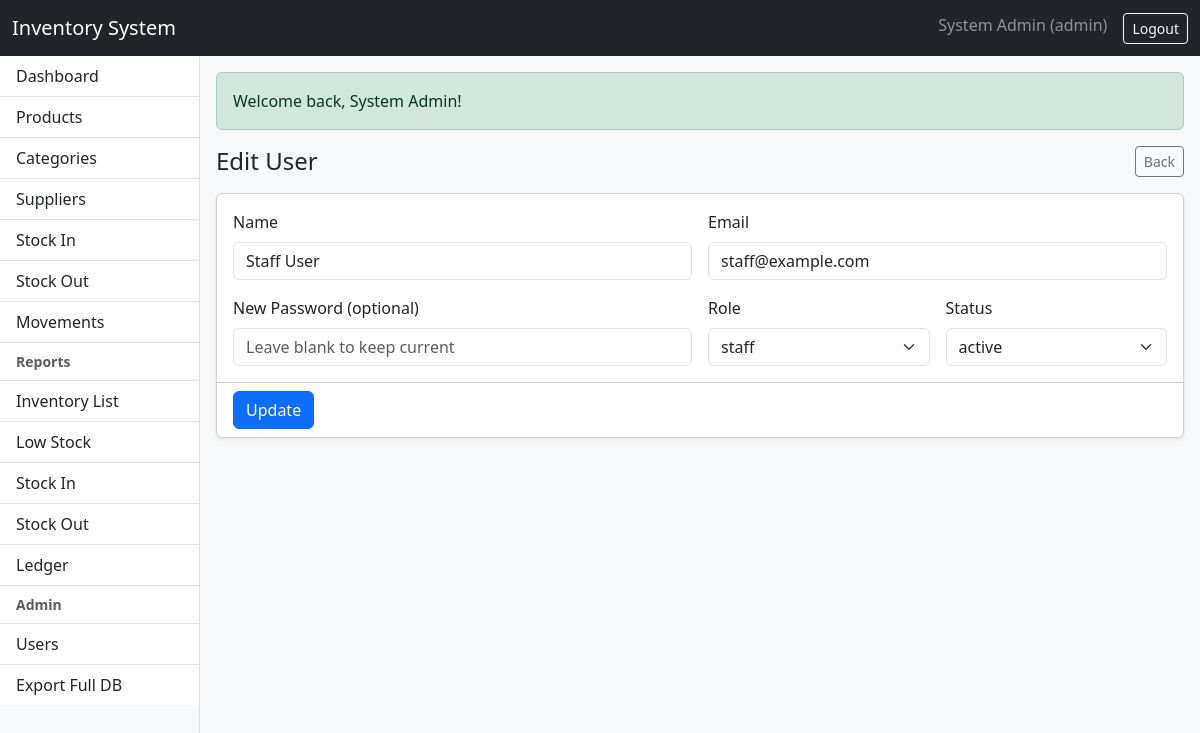
The app's page /modules/users/index.php?action=edit&id=88888888-8888-8888-8888-888888888888 (signed in) with its own data.
### tables this page shows
CREATE TABLE users (
  id CHAR(36) NOT NULL,
  name VARCHAR(150) NOT NULL,
  email VARCHAR(190) NOT NULL,
  password_hash VARCHAR(255) NOT NULL,
  role ENUM('admin','staff') NOT NULL DEFAULT 'staff',
  status ENUM('active','inactive') NOT NULL DEFAULT 'active',
  created_at DATETIME NOT NULL DEFAULT CURRENT_TIMESTAMP,
  PRIMARY KEY (id),
  UNIQUE KEY uq_users_email (email),
  KEY idx_users_role (role),
  KEY idx_users_status (status)
);

### config/config.php (called while the page is built, shortened)
<?php
function base_url(string $path = ''): string
{
    $path = ltrim($path, '/');
    return rtrim(BASE_URL, '/') . '/' . $path;
}
function e(?string $value): string
{
    return htmlspecialchars((string)$value, ENT_QUOTES | ENT_SUBSTITUTE, 'UTF-8');
}
function post(string $key, $default = null)
{
    return $_POST[$key] ?? $default;
}
function get(string $key, $default = null)
{
    return $_GET[$key] ?? $default;
}

### modules/users/index.php (the view, shortened to what this page needs)
<?php
$action = (string)get('action', 'list');
$errors = [];
require_once __DIR__ . '/../../views/header.php';
require_once __DIR__ . '/../../views/sidebar.php';
if ($action === 'create'):
?>
  <div class="d-flex align-items-center justify-content-between mb-3">
    <h4 class="mb-0">Create User</h4>
    <a class="btn btn-outline-secondary btn-sm" href="<?= e(base_url('modules/users/index.php')) ?>">Back</a>
  </div>
  <?php if ($errors): ?>
    <div class="alert alert-danger"><ul class="mb-0"><?php foreach ($errors as $er) echo '<li>' . e($er) . '</li>'; ?></ul></div>
  <?php endif; ?>
  <form method="post" class="card shadow-sm">
    <div class="card-body">
      <input type="hidden" name="csrf_token" value="<?= e(csrf_token()) ?>">
      <div class="row g-3">
        <div class="col-md-6">
          <label class="form-label">Name</label>
          <input class="form-control" name="name" required value="<?= e((string)post('name','')) ?>">
        </div>
        <div class="col-md-6">
          <label class="form-label">Email</label>
          <input class="form-control" type="email" name="email" required value="<?= e((string)post('email','')) ?>">
        </div>
        <div class="col-md-6">
          <label class="form-label">Password</label>
          <input class="form-control" type="password" name="password" required>
        </div>
        <div class="col-md-3">
          <label class="form-label">Role</label>
          <select class="form-select" name="role">
            <option value="staff" <?= post('role','staff')==='staff'?'selected':'' ?>>staff</option>
            <option value="admin" <?= post('role','staff')==='admin'?'selected':'' ?>>admin</option>
          </select>
        </div>
        <div class="col-md-3">
          <label class="form-label">Status</label>
          <select class="form-select" name="status">
            <option value="active" <?= post('status','active')==='active'?'selected':'' ?>>active</option>
            <option value="inactive" <?= post('status','active')==='inactive'?'selected':'' ?>>inactive</option>
          </select>
        </div>
      </div>
    </div>
    <div class="card-footer bg-white">
      <button class="btn btn-primary" type="submit">Save</button>
    </div>
  </form>
<?php
elseif ($action === 'edit'):
    $id = (string)get('id','');
    $stmt = $pdo->prepare("SELECT * FROM users WHERE id = :id");
    $stmt->execute([':id'=>$id]);
    $user = $stmt->fetch();
    if (!$user) {
        echo '<div class="alert alert-danger">User not found.</div>';
    } else {
?>
  <div class="d-flex align-items-center justify-content-between mb-3">
    <h4 class="mb-0">Edit User</h4>
    <a class="btn btn-outline-secondary btn-sm" href="<?= e(base_url('modules/users/index.php')) ?>">Back</a>
  </div>
  <form method="post" class="card shadow-sm">
    <div class="card-body">
      <div class="row g-3">
        <div class="col-md-6">
          <label class="form-label">Name</label>
          <input class="form-control" name="name" required value="<?= e((string)post('name', $user['name'])) ?>">
        </div>
        <div class="col-md-6">
          <label class="form-label">Email</label>
          <input class="form-control" type="email" name="email" required value="<?= e((string)post('email', $user['email'])) ?>">
        </div>
        <div class="col-md-6">
          <label class="form-label">New Password (optional)</label>
          <input class="form-control" type="password" name="password" placeholder="Leave blank to keep current">
        </div>
        <div class="col-md-3">
          <label class="form-label">Role</label>
          <select class="form-select" name="role">
            <?php $r = (string)post('role', $user['role']); ?>
            <option value="staff" <?= $r==='staff'?'selected':'' ?>>staff</option>
          </select>
        </div>
        <div class="col-md-3">
          <label class="form-label">Status</label>
          <select class="form-select" name="status">
            <?php $s = (string)post('status', $user['status']); ?>
            <option value="active" <?= $s==='active'?'selected':'' ?>>active</option>
          </select>
        </div>
      </div>
    </div>
    <div class="card-footer bg-white">
      <button class="btn btn-primary" type="submit">Update</button>
    </div>
  </form>
<?php
    }
endif;
require_once __DIR__ . '/../../views/footer.php';

### assets/app.css (style rules this page uses)
body { background: #f8f9fa; }

### records on screen
users: name "Staff User", email "staff@example.com", role "staff", status "active"

### other values on screen
APP_NAME "Inventory System"
$u['name'] "System Admin"
$u['role'] "admin"
$flash['message'] "Welcome back, System Admin!"
